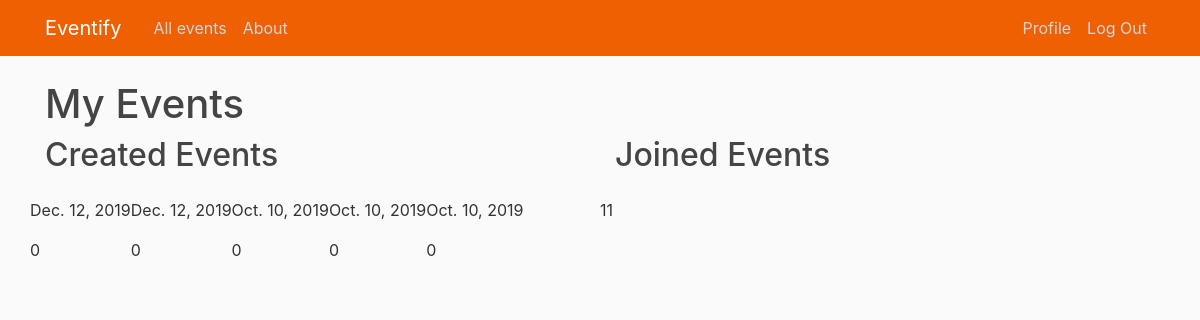
Screenshot of /myEvents/ (signed in) with the database file from the repository.
### event/models.py (models this page shows, shortened)
class Post(models.Model):
    title = models.CharField(max_length=100)
    date_posted = models.DateTimeField(default=timezone.now)
    author = models.ForeignKey(User, on_delete=models.CASCADE, null=True)
    attendees = models.ManyToManyField(User, related_name='attendees')
    start_date = models.DateTimeField(null=True)
    end_date = models.DateTimeField(null=True)
    attendance_limit = models.IntegerField(null=True, default=10000)
    location = models.CharField(max_length=100, null=True)
    content = models.TextField()
    image = models.ImageField(default="default.jpg", upload_to="event_images")
    class Meta:
       ordering = ['-start_date']

### event/views.py (the view)
# urls.py: path('myEvents/', event_views.HtmlRender.myEvents, name='my-events'),
    @login_required
    def myEvents(request):
        user = request.user
        try:
            created_events = Post.objects.filter(author=user)
            joined_events = Post.objects.filter(attendees=user)
        except TypeError:
            return redirect('users/templates/users/login.html')
        context = {
            'page': 'myEvents',
            'coverHeading': 'My Events',
            'created_events': created_events,
            'joined_events': joined_events
        }
        return render(request, 'event/myEvents.html', context)

### event/templates/event/myEvents.html (shortened to what this page needs)
{% extends "event/base.html" %}
{% block content %}
     <main role="main" class="inner cover">
         <h1 class="cover-heading">{{ coverHeading }}</h1>
         <div class="row">
              <div class="col-sm-12 col-lg-6 created-events">
                  <h2>Created Events <a href="{% url 'my-events' %}"></a></h2>
                  {% if created_events %}
                        <div class="row event-search-results">
                            {% for event in created_events %}
                                <div class="event-preview" data-id="{{ event.id }}">
                                    <p>{{ event.start_date.date }}</p>
                                    <span  class="attendee-count">
                                        {{ event.attendees.all.count }}
                                    </span>
                                </div>
                            {% endfor %}
                        </div>
                  {% else %}
                        <p class="text center">
                            No events created.
                        </p>
                  {% endif %}
              </div>
              <div class="col-sm-12 col-lg-6 joined-events">
                    <h2>Joined Events</h2>
                    {% if joined_events %}
                        <div class="row event-search-results">
                            {% for event in joined_events %}
                                <div class="event-preview" data-id="{{ event.id }}">
                                    <span  class="attendee-count">
                                        {{ event.attendees.all.count }}
                                    </span>
                                </div>
                            {% endfor %}
                        </div>
                    {% else %}
                        <p class="text-center">
                            Find an event to <a href="{% url 'all-events' %}">join</a>.
                        </p>
                    {% endif %}
              </div>
         </div>
     </main>
{% endblock %}

### event/static/event/main.css (style rules this page uses)
body { background: #fafafa; color: #333333; margin-top: 5rem; }
h1, h2, h3, h4, h5, h6 { color: #444444; }

### rows the page displays
Post: start_date "Dec. 12, 2019", attendees.all.count "0"
Post: start_date "Dec. 12, 2019", attendees.all.count "0"
Post: start_date "Oct. 10, 2019", attendees.all.count "0"
Post: start_date "Oct. 10, 2019", attendees.all.count "0"
Post: start_date "Oct. 10, 2019", attendees.all.count "0"
Post: attendees.all.count "1"
Post: attendees.all.count "1"

### other values shown
{{ coverHeading }} "My Events"
